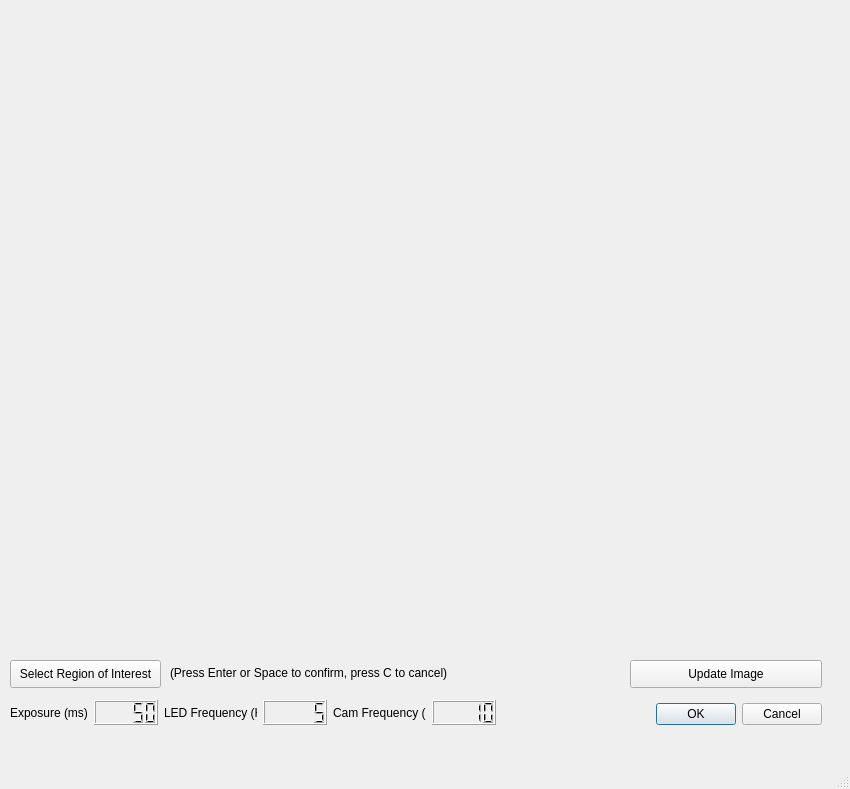
<?xml version="1.0" encoding="UTF-8"?>
<ui version="4.0">
 <class>ParameterWindow</class>
 <widget class="QMainWindow" name="ParameterWindow">
  <property name="geometry">
   <rect>
    <x>0</x>
    <y>0</y>
    <width>850</width>
    <height>789</height>
   </rect>
  </property>
  <property name="windowTitle">
   <string>MainWindow</string>
  </property>
  <widget class="QWidget" name="centralwidget">
   <widget class="QLabel" name="imageDisplay">
    <property name="geometry">
     <rect>
      <x>20</x>
      <y>20</y>
      <width>808</width>
      <height>608</height>
     </rect>
    </property>
    <property name="text">
     <string/>
    </property>
    <property name="scaledContents">
     <bool>true</bool>
    </property>
   </widget>
   <widget class="QDialogButtonBox" name="buttonBox">
    <property name="geometry">
     <rect>
      <x>630</x>
      <y>700</y>
      <width>192</width>
      <height>28</height>
     </rect>
    </property>
    <property name="standardButtons">
     <set>QDialogButtonBox::Cancel|QDialogButtonBox::Ok</set>
    </property>
   </widget>
   <widget class="QPushButton" name="updateImageButton">
    <property name="geometry">
     <rect>
      <x>630</x>
      <y>660</y>
      <width>192</width>
      <height>28</height>
     </rect>
    </property>
    <property name="text">
     <string>Update Image</string>
    </property>
   </widget>
   <widget class="QPushButton" name="ROIButton">
    <property name="geometry">
     <rect>
      <x>10</x>
      <y>660</y>
      <width>151</width>
      <height>28</height>
     </rect>
    </property>
    <property name="text">
     <string>Select Region of Interest</string>
    </property>
   </widget>
   <widget class="QLabel" name="label">
    <property name="geometry">
     <rect>
      <x>170</x>
      <y>665</y>
      <width>301</width>
      <height>16</height>
     </rect>
    </property>
    <property name="text">
     <string>(Press Enter or Space to confirm, press C to cancel)</string>
    </property>
   </widget>
   <widget class="QWidget" name="">
    <property name="geometry">
     <rect>
      <x>10</x>
      <y>700</y>
      <width>486</width>
      <height>25</height>
     </rect>
    </property>
    <layout class="QHBoxLayout" name="horizontalLayout">
     <item>
      <widget class="QLabel" name="label_2">
       <property name="text">
        <string>Exposure (ms)</string>
       </property>
      </widget>
     </item>
     <item>
      <widget class="QLCDNumber" name="lcdNumber">
       <property name="intValue" stdset="0">
        <number>50</number>
       </property>
      </widget>
     </item>
     <item>
      <widget class="QLabel" name="label_3">
       <property name="text">
        <string>LED Frequency (Hz)</string>
       </property>
      </widget>
     </item>
     <item>
      <widget class="QLCDNumber" name="lcdNumber_2">
       <property name="intValue" stdset="0">
        <number>5</number>
       </property>
      </widget>
     </item>
     <item>
      <widget class="QLabel" name="label_4">
       <property name="text">
        <string>Cam Frequency (Hz)</string>
       </property>
      </widget>
     </item>
     <item>
      <widget class="QLCDNumber" name="lcdNumber_3">
       <property name="intValue" stdset="0">
        <number>10</number>
       </property>
      </widget>
     </item>
    </layout>
   </widget>
  </widget>
  <widget class="QMenuBar" name="menubar">
   <property name="geometry">
    <rect>
     <x>0</x>
     <y>0</y>
     <width>850</width>
     <height>21</height>
    </rect>
   </property>
  </widget>
  <widget class="QStatusBar" name="statusbar"/>
 </widget>
 <resources/>
 <connections/>
</ui>
